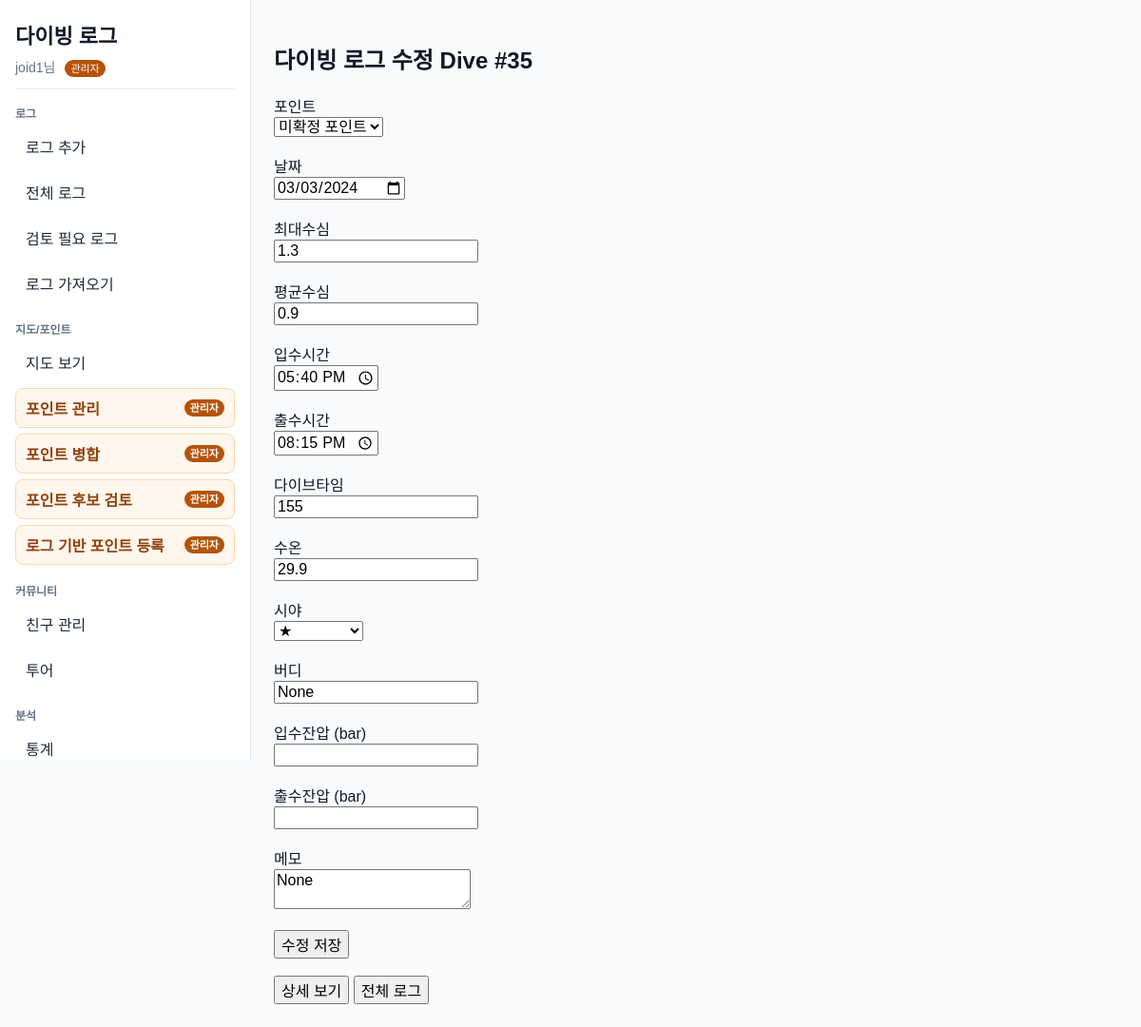
The app's page /log/264/edit (signed in), older data.
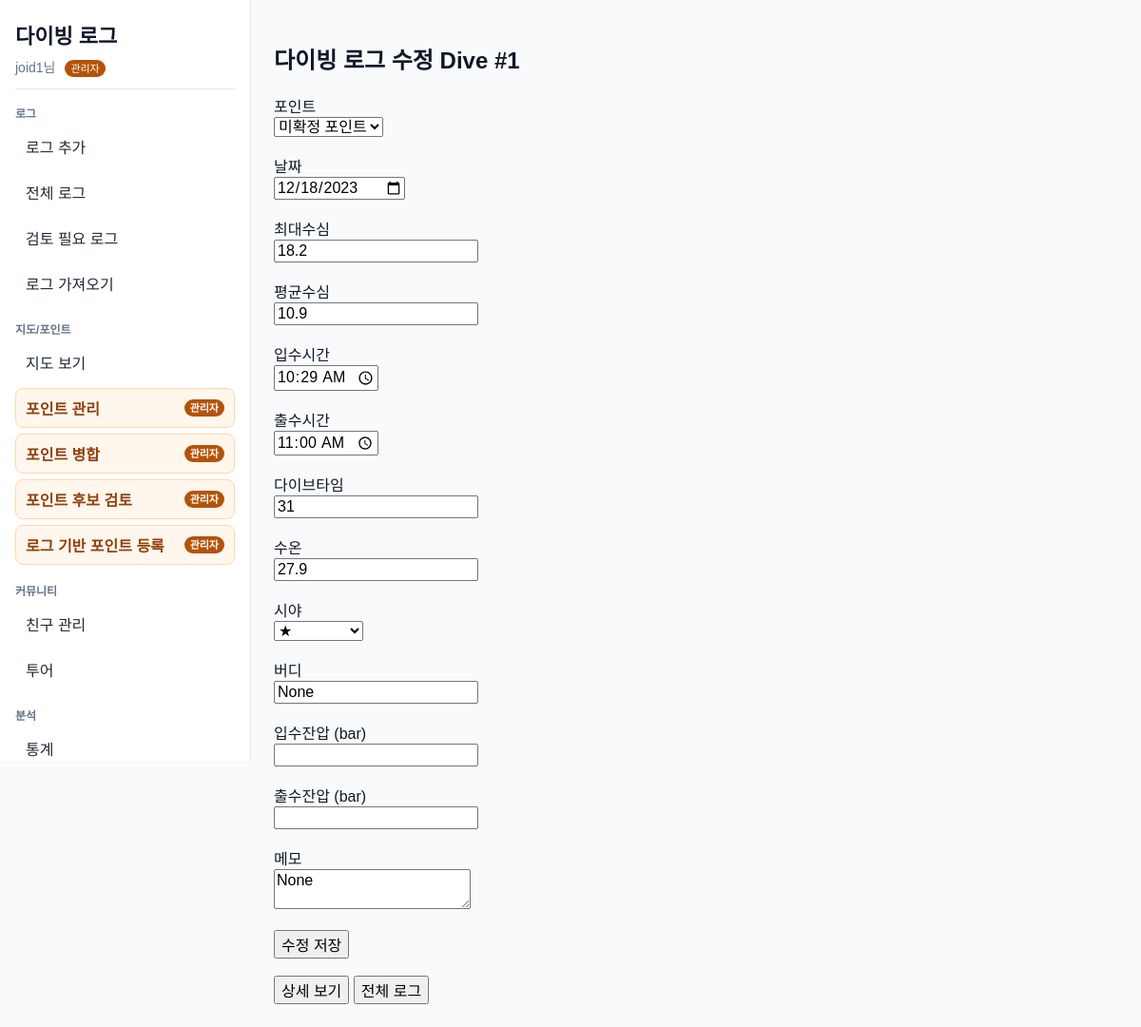
The same page, newer data.
### app/models.py (models this page shows)
class DiveLog(Base):
    __tablename__ = "dive_logs"
    id = Column(Integer, primary_key=True, index=True)
    dive_number = Column(Integer, nullable=True, index=True)
    dive_date = Column(Date, nullable=False)
    dive_point_id = Column(Integer, ForeignKey("dive_points.id"))
    user_id = Column(Integer, ForeignKey("users.id"), nullable=True)
    buddy_user_id = Column(Integer, ForeignKey("users.id"), nullable=True)
    max_depth = Column(Float)
    avg_depth = Column(Float)
    entry_time = Column(Time, nullable=True)
    exit_time = Column(Time, nullable=True)
    dive_time = Column(Integer)  # 분 단위
    water_temp = Column(Float)
    visibility = Column(Integer)
    latitude = Column(Float, nullable=True)
    longitude = Column(Float, nullable=True)
    site_name = Column(String, nullable=True)
    buddy = Column(String)
    start_pressure = Column(Integer)
    end_pressure = Column(Integer)
    image_path = Column(String, nullable=True)
    note = Column(String)
    import_source = Column(String, nullable=True, index=True)
    import_external_id = Column(String, nullable=True, index=True)
    import_source_file_hash = Column(String, nullable=True, index=True)
    dive_point = relationship("DivePoint", backref="dive_logs")
    user = relationship("User", foreign_keys=[user_id], backref="dive_logs")
    buddy_user = relationship("User", foreign_keys=[buddy_user_id])

class DivePoint(Base):
    __tablename__ = "dive_points"
    id = Column(Integer, primary_key=True, index=True)
    name = Column(String, index=True)
    area_id = Column(Integer, ForeignKey("areas.id"))
    latitude = Column(Float, nullable=True)
    longitude = Column(Float, nullable=True)
    point_type = Column(String, nullable=False, default="OCEAN")
    memo = Column(String, nullable=True)
    area = relationship("Area", backref="dive_points")

### main.py (the view)
@app.get("/log/{log_id}/edit")
def edit_log_page(request: Request, log_id: int):
    db = SessionLocal()
    try:
        current_user = get_current_user(request, db)
        if not current_user:
            return login_required_redirect(request)
        log = (
            db.query(DiveLog)
            .filter(DiveLog.id == log_id)
            .filter(owned_log_condition(current_user))
            .first()
        )
        if not log:
            return RedirectResponse(url="/logs", status_code=303)
        points = db.query(DivePoint).all()
        return templates.TemplateResponse(
            "log_edit.html",
            {
                "request": request,
                "log": log,
                "points": points
            }
        )
    finally:
        db.close()

### templates/log_edit.html (shortened to what this page needs)
{% extends "base.html" %}
{% block content %}
<h2>다이빙 로그 수정 Dive #{{ log.dive_number or log.id }}</h2>
<form action="/log/{{ log.id }}/edit" method="post">
포인트<br>
<select name="dive_point_id">
{% for p in points %}
<option value="{{ p.id }}"
{% if p.id == log.dive_point_id %}
selected
{% endif %}
>
{{ p.name }}
</option>
{% endfor %}
</select>
<br><br>
날짜<br>
<input type="date" name="dive_date" value="{{ log.dive_date }}">
<br><br>
최대수심<br>
<input type="number" step="0.1" name="max_depth" min="0" value="{{ log.max_depth }}">
<br><br>
평균수심<br>
<input type="number" step="0.1" name="avg_depth" min="0" value="{{ log.avg_depth }}">
<br><br>
입수시간<br>
<input type="time" name="entry_time" id="startTime" value="{{ log.entry_time.strftime('%H:%M') if log.entry_time else '' }}">
<br><br>
출수시간<br>
<input type="time" name="exit_time" id="endTime" value="{{ log.exit_time.strftime('%H:%M') if log.exit_time else '' }}">
<br><br>
다이브타임<br>
<input type="number" name="dive_time" id="diveTime" value="{{ log.dive_time }}">
<br><br>
수온<br>
<input type="number" step="0.1" name="water_temp" value="{{ log.water_temp }}">
<br><br>
시야<br>
<select name="visibility">
<option value="1" {% if log.visibility == 1 %}selected{% endif %}>★</option>
</select>
<br><br>
버디<br>
<input type="text" name="buddy" value="{{ log.buddy }}">
<br><br>
입수잔압 (bar)<br>
<input type="number" name="start_pressure" value="{{ log.start_pressure }}">
<br><br>
출수잔압 (bar)<br>
<input type="number" name="end_pressure" value="{{ log.end_pressure }}">
<br><br>
메모<br>
<textarea name="note">{{ log.note }}</textarea>
<br><br>
<button type="submit">수정 저장</button>
</form>
<br>
<a href="/log/{{ log.id }}"><button>상세 보기</button></a>
<a href="/logs"><button>전체 로그</button></a>
{% endblock %}

Row changes from the older to the newer data that the page shows:
changed DiveLog "None": dive_number "35" → "1"; dive_date "03/03/2024" → "12/18/2023"; max_depth "1.3" → "18.2"; avg_depth "0.9" → "10.9"; entry_time "17:40" → "10:29"; exit_time "20:15" → "11:00"; dive_time "155" → "31"; water_temp "29.9" → "27.9"
